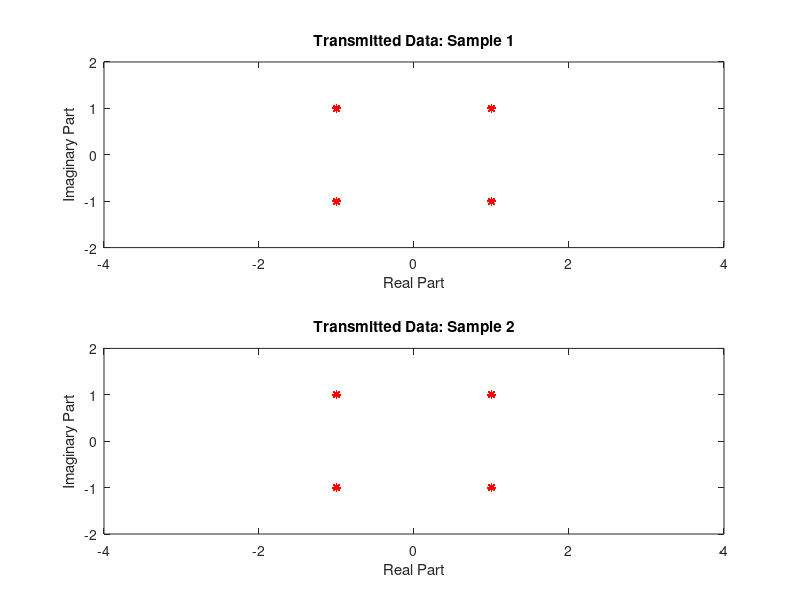
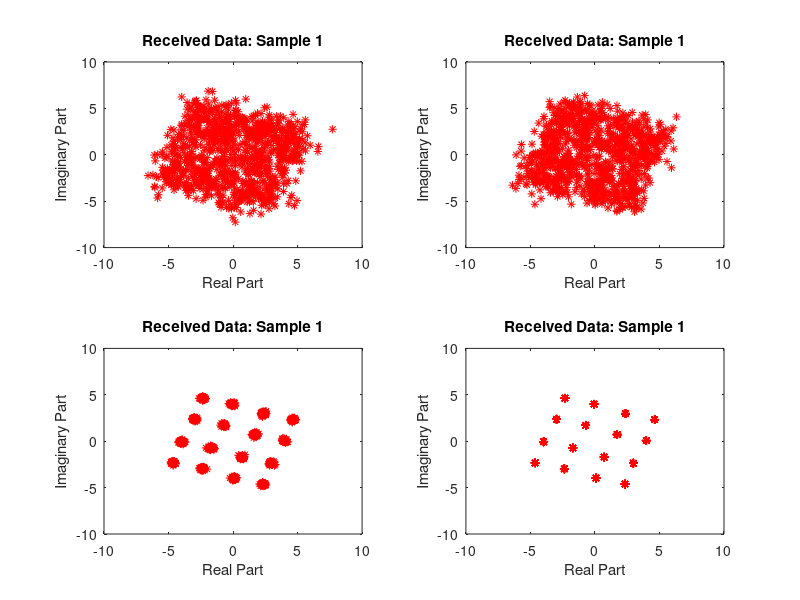
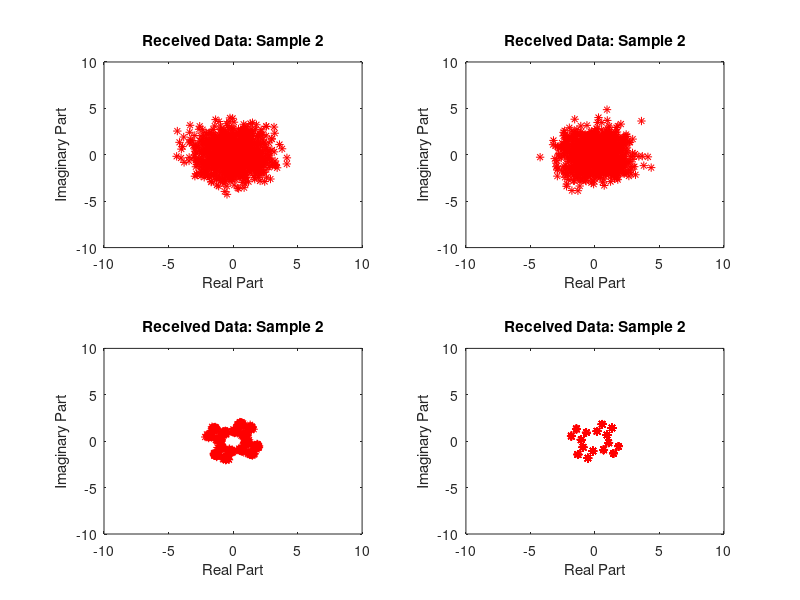
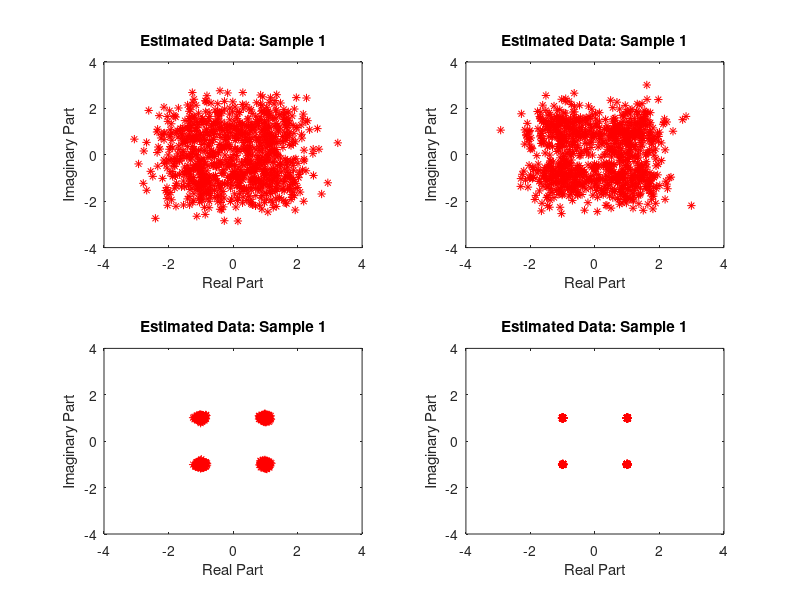

Write MATLAB code to recreate these figures, in order.
%%Least Square Estimation
%% Generation of data to be transmitted

X = floor(rand(2,1000)*2)*2-1 + i*(floor(rand(2,1000)*2)*2-1);
figure(1);
subplot(2,1,1);
plot(real(X(1,:)),imag(X(1,:)),'*r');
title('Transmitted Data: Sample 1');
xlabel('Real Part');
ylabel('Imaginary Part');
axis([-4,4,-2,2]);
subplot(2,1,2);
plot(real(X(2,:)),imag(X(2,:)),'*r');
title('Transmitted Data: Sample 2');
xlabel('Real Part');
ylabel('Imaginary Part');
axis([-4,4,-2,2]);
%% Generation of Channel Matrix and Noise; Calculation of Received and Estimated Data

H = randn(3,2) + i*randn(3,2);
m = 1;
for k = [1 0.8 0.1 0.01]
    N = k*randn(3,1000) + i*k*randn(3,1000);
    Y = H*X + N;
    figure(2);
    subplot(2,2,m);
    plot(real(Y(1,:)),imag(Y(1,:)),'*r');
    title('Received Data: Sample 1');
    xlabel('Real Part');
    ylabel('Imaginary Part');
    axis([-10,10,-10,10]);
    figure(3);
    subplot(2,2,m);
    plot(real(Y(2,:)),imag(Y(2,:)),'*r');
    title('Received Data: Sample 2');
    xlabel('Real Part');
    ylabel('Imaginary Part');
    axis([-10,10,-10,10]);
    figure(8);
    subplot(2,2,m);
    plot(real(Y(3,:)),imag(Y(3,:)),'*r');
    title('Received Data: Sample 3');
    xlabel('Real Part');
    ylabel('Imaginary Part');
    axis([-10,10,-10,10]);
    x = (pinv(H'*H)*H')*Y;
    figure(4);
    subplot(2,2,m);
    plot(real(x(1,:)),imag(x(1,:)),'*r');
    title('Estimated Data: Sample 1');
    xlabel('Real Part');
    ylabel('Imaginary Part');
    axis([-4,4,-4,4]);
    figure(5);
    subplot(2,2,m);
    plot(real(x(2,:)),imag(x(2,:)),'*r');
    title('Estimated Data: Sample 2');
    xlabel('Real Part');
    ylabel('Imaginary Part');
    axis([-4,4,-4,4]);
    m = m+1;
    e = 1/1000*abs(sum(sum((X-x).^2)));
end
%% Calculation of Squared Error with variation in the Channel Noise

m = 1;
l = 0.1:0.01:1;
for k = 0.1:0.01:1;
H = randn(3,2) + i*randn(3,2);
N = k*randn(3,1000) + i*k*randn(3,1000);
Y = H*X + N;
x = (pinv(H'*H)*H')*Y;
en(m) = 1/1000*abs(sum(sum((X-x).^2)));
m = m+1;
end
figure(6);
plot(l,en);
title('Error in estimation with respect to Noise');
xlabel('Noise');
ylabel('Squared Error');

